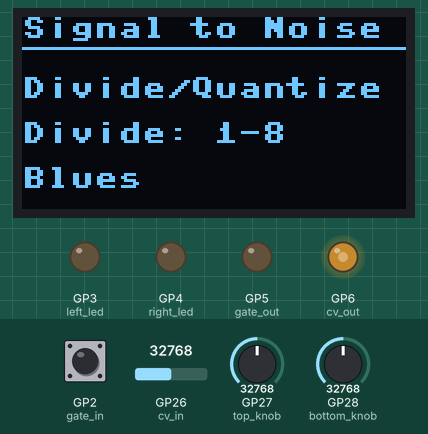
Recording of a program running on a simulated Raspberry Pi Pico running MicroPython. Parts: 128×64 one-colour display, output pins drawn as LEDs (lit = HIGH). The inputs (shaded band) are chosen by the test bench; at power-on: GP28 (bottom_knob) = 32768, GP26 (cv_in) = 32768, GP2 (gate_in) HIGH, GP27 (top_knob) = 32768 (analog values on the 0–65535 scale). Threads take turns every 2 ms; library files of the repository ran but are not shown: ssd1306.py; what the program prints to the serial console is not drawn.

Above: at 1.2 s.
1.3 s: GP28 (bottom_knob) set to 36000
2.8 s: GP28 (bottom_knob) set to 36992
At 4.1 s:
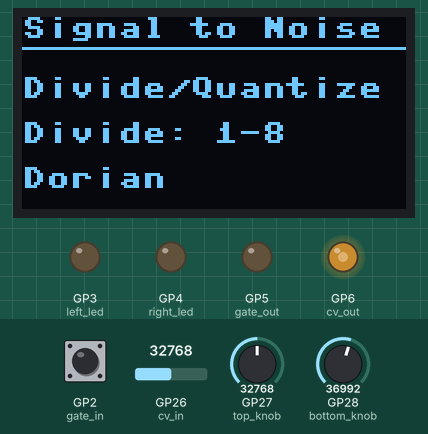
4.5 s: GP28 (bottom_knob) set to 45874
At 5.3 s:
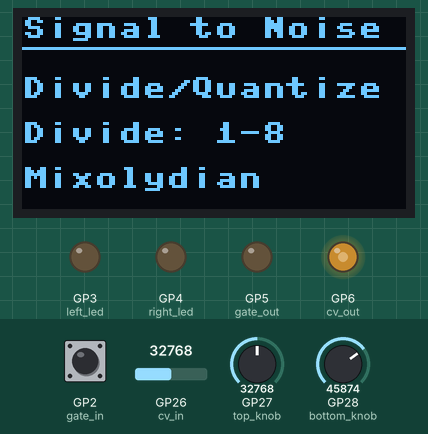
6.1 s: GP28 (bottom_knob) set to 49968
7.6 s: GP28 (bottom_knob) set to 51840
At 8.8 s:
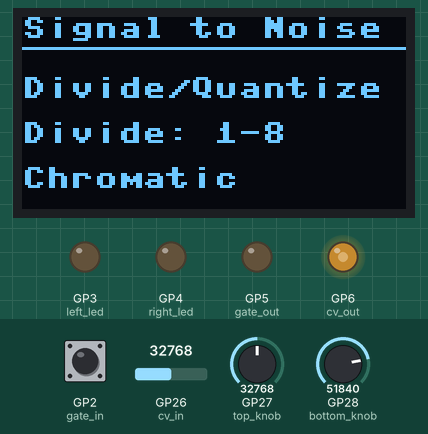
9.2 s: GP26 (cv_in) set to 57670
At 9.5 s:
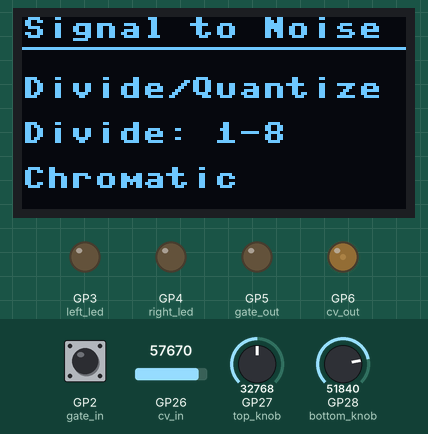
Timing chart, 0 to 11.7 s (numbered marks = the images above; inputs shaded):
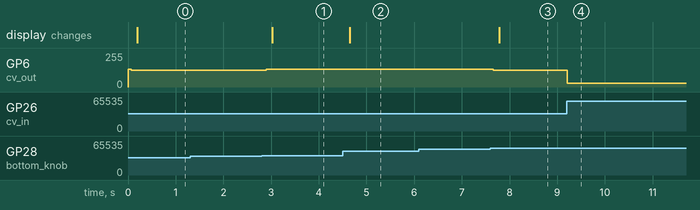

Measured:
- the behaviour switches between 36400 and 36416 on GP28 (bottom_knob) (found by bisection; images 0 and 1)
- the behaviour switches between 50960 and 50976 on GP28 (bottom_knob) (found by bisection; images 2 and 3)
- after the input at 1.3 s, every drawn part: stays the same
- after the input at 2.8 s, GP6 (cv_out): 127/255 → 132/255 after 0.10 s; the display: changes after 0.22 s (image 1)
- after the input at 4.5 s, the display: changes after 0.15 s (image 2)
- after the input at 6.1 s, every drawn part: stays the same
- after the input at 7.6 s, GP6 (cv_out): 132/255 → 127/255 after 0.06 s; the display: changes after 0.19 s (image 3)
- after the input at 9.2 s, GP6 (cv_out): 127/255 → 30/255 at once

The program:

main.py
```python
from machine import Pin, SoftI2C, PWM
from time import sleep
import _thread, machine, time
import ssd1306

# This is a beat divider and quantizer designed for the Clackatronics Micro module
# Beat Divider: Gate in signals are counted and reproduced on Gate out depending on the value set by the top knob, from 1 to 1 to 1 to 16
# Quantizer: Select your scale with the lower knob and 1v/oct signals are changed to the nearest note on the scale
# Note the DAC on the micro isn't the best, so Quantization has a bit of a squeal on some notes. Can be musical...
# Supports an OLED display but runs fine if one isn't installed

gate_every = 2
scale_selection = "Major"

scales = [
    "Major",
    "Natural Minor",
    "Harmonic Minor",
    "Pentatonic",
    "Blues",
    "Dorian",
    "Mixolydian",
    "Chromatic",
    "Whole Tone",
    "Diminished"
]

scale_tones = {
    "Major": [0, 2, 4, 5, 7, 9, 11],  # C Major: C, D, E, F, G, A, B
    "Natural Minor": [0, 2, 3, 5, 7, 8, 10],  # A Minor: A, B, C, D, E, F, G
    "Harmonic Minor": [0, 2, 3, 5, 7, 8, 11],  # A Harmonic Minor: A, B, C, D, E, F, G#
    "Pentatonic": [0, 2, 4, 7, 9],  # C Pentatonic: C, D, E, G, A
    "Blues": [0, 3, 5, 6, 7, 10],  # C Blues: C, E♭, F, F#, G, B♭
    "Dorian": [0, 2, 3, 5, 7, 9, 10],  # D Dorian: D, E, F, G, A, B, C
    "Mixolydian": [0, 2, 4, 5, 7, 9, 10],  # G Mixolydian: G, A, B, C, D, E, F
    "Chromatic": list(range(12)),  # All semitones in an octave
    "Whole Tone": [0, 2, 4, 6, 8, 10],  # C Whole Tone: C, D, E, F#, G#, A#
    "Diminished": [0, 2, 3, 5, 6, 8, 9, 11]  # C Octatonic: C, D, E♭, F, F#, G#, A, B
}

def task(n, delay):
    # this is a thread that runs on one of the two processors, updating the screen and LEDs and capturing knob values
    from machine import Pin, SoftI2C, PWM
    from time import sleep
    import _thread, machine, time
    import ssd1306

    global gate_every
    global scale_selection
    prev_gate_setting = 0

    top_knob = machine.ADC(27)
    bottom_knob = machine.ADC(28)

    i2c = SoftI2C(scl=Pin(15), sda=Pin(14))
    devices = i2c.scan()
    has_device = False

    # This only works if you have an SSD1306 connected to the headers provided, but works fine if you don't
    if len(devices) == 0:
        print("No i2c device !")
    else:
        print('i2c devices found:', len(devices))
        for device in devices:
            print("I2C hexadecimal address: ", hex(device))
        has_device = True
        oled_width = 128
        oled_height = 64
        oled = ssd1306.SSD1306_I2C(oled_width, oled_height, i2c)

    while True:
        if has_device and (prev_gate_setting != gate_every or prev_scale_selection != scale_selection):
            oled.fill(0)
            oled.text("Signal to Noise", 0, 0)
            for x in range(128):
                oled.pixel(x, 10, 1)

            oled.text("Divide/Quantize", 0, 20)
            oled.text("Divide: 1-" + str(gate_every), 0, 35)
            oled.text(scale_selection, 0, 50)
            oled.show()
            prev_gate_setting = gate_every
            prev_scale_selection = scale_selection

        gate_every = (top_knob.read_u16() * 15) // 65535 + 1 # this knob sets 1 to 16 beat divisions
        scale_selection = scales[(bottom_knob.read_u16() * 9) // 65535] # this knob selects the scale for quantization

        sleep(.1)

_thread.start_new_thread(task, (10, 0.5))

gate_in = Pin(2, Pin.IN, Pin.PULL_UP)
gate_on = False
gate_was_on = gate_in.value()
gate_count = 0

gate_out = Pin(5, Pin.OUT)

right_led = Pin(4, Pin.OUT)
left_led = Pin(3, Pin.OUT)

def irq_handle(pin):
    global gate_on
    global gate_count

    # value is inverted
    if not pin.value():
        gate_on = True
        left_led.value(1)

        gate_count += 1

        # repeat if it's the right interval
        if gate_count >= gate_every:
            gate_count = 0
            # value is inverted
            gate_out.value(0)
            right_led.value(1)
    else:
        gate_on = False
        left_led.value(0)
        # value is inverted
        gate_out.value(1)
        right_led.value(0)

gate_in.irq(handler=irq_handle, trigger=Pin.IRQ_RISING | Pin.IRQ_FALLING)

cv_in = machine.ADC(26)
cv_out = PWM(Pin(6))
cv_out.freq(100000)

def quantize_cv(input_cv, scale):
    # Convert input CV (0-65535) to voltage
    input_voltage = (input_cv / 65535) * 5

    # Calculate the octave and position within the octave
    octave = int(input_voltage)
    position_in_octave = input_voltage - octave

    # Find the nearest note in the scale
    semitone = round(position_in_octave * 12)
    closest_note = min(scale, key=lambda note: abs(note - semitone))

    # Calculate the quantized voltage
    quantized_voltage = octave + (closest_note / 12)
    return quantized_voltage

def set_output_voltage(voltage):
    # Calculate the corresponding duty cycle (0 to 65535), value is inverted
    duty_cycle = int((1 - (voltage / 5)) * 65535)
    cv_out.duty_u16(duty_cycle)

while True:
    # quantizer
    input_cv = cv_in.read_u16()

   # Quantize the input CV
    quantized_voltage = quantize_cv(input_cv, scale_tones[scale_selection])

    # Output the quantized voltage
    set_output_voltage(quantized_voltage)

    # Small delay to prevent excessive CPU usage
    sleep(0.01)
```
